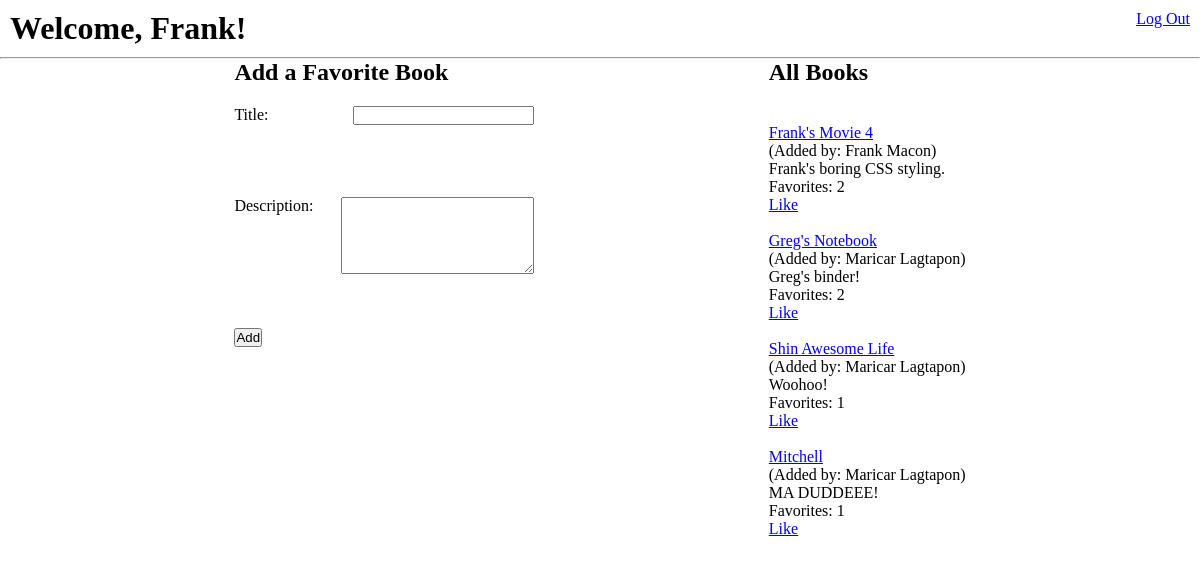
Page /books (signed in) on the committed database.
### favbook_app/models.py (models this page shows, shortened)
class User(models.Model):
    first_name = models.CharField(max_length=255)
    last_name = models.CharField(max_length=255)
    email = models.CharField(max_length=255)
    password = models.CharField(max_length=255)
    confirm = models.CharField(max_length=255)
    created_at = models.DateTimeField(auto_now_add=True)
    updated_at = models.DateTimeField(auto_now_add=True)
    objects = UserManager()

class Book(models.Model):
    title = models.CharField(max_length=255)
    desc = models.TextField(max_length=255)
    uploaded_by = models.ForeignKey(User, related_name="books_uploaded", on_delete = models.CASCADE)
    likes = models.ManyToManyField(User, related_name="liked_by")
    created_at = models.DateTimeField(auto_now_add=True)
    updated_at = models.DateTimeField(auto_now_add=True)
    objects = BookManager()

### favbook_app/views.py (the view)
# urls.py: path('books', views.books),
def books(request):
    context = {
        'allbook': Book.objects.all(),
        'name': request.session['first_name'],
        'id': request.session['user_id']
    }
    return render(request, 'books.html', context)

### favbook_app/templates/books.html (shortened to what this page needs)
<!DOCTYPE html>
<html lang="en">
<head>
    {% load static %}
    <link rel="stylesheet" href="{% static 'style.css' %}">
</head>
<body>
    <div id="wrapper">
        <div id="header">
            <h1>Welcome, {{ name }}!</h1>
            <a href="/logout">Log Out</a>
        </div>
        <hr>
        <div id="main">
            <div class="box">
                <h2>Add a Favorite Book</h2>
                <form action="/addbook" method="POST">
                    <div class="spaces">Title: <input type="text" name="title"></div><br><br>
                    <br><br>
                    <div class="spaces">Description: <textarea id="comment" name="desc" rows="5" cols="22"></textarea></div><br>
                    <br><br>
                    <input type="submit" id="done" value="Add">
                </form>
            </div>
            <div class="box">
                <h2>All Books</h2><br>
                {% for book in allbook %}
                    <a href="/books/{{book.id}}">{{ book.title }}</a><br>
                    (Added by: {{ book.uploaded_by.first_name }} {{ book.uploaded_by.last_name }})<br>
                    {{ book.desc }}<br>
                    {% if book.likes.count > 0 %}
                        <p>Favorites: {{ book.likes.count }}</p>
                    {% endif %}
                    <a href="/fav/{{book.id}}/{{book.uploaded_by.id}}">Like</a>
                    <br><br>
                {% endfor %}
                <br>
            </div>
        </div>
    </div>
</body>
</html>

### favbook_app/static/style.css (style rules this page uses)
* { padding: 0px; margin: 0px; }
#header { display: flex; justify-content: space-between; padding: 10px; }
h2 { margin-bottom: 20px; }
#main { display: flex; justify-content: space-evenly; }
form { width: 300px; }
.spaces { display: flex; justify-content: space-between; }

### rows in the picture
User: first_name "Frank"
Book: title "Frank's Movie 4", uploaded_by.first_name "Frank", uploaded_by.last_name "Macon", desc "Frank's boring CSS styling.", likes.count "2"
Book: title "Greg's Notebook", uploaded_by.first_name "Maricar", uploaded_by.last_name "Lagtapon", desc "Greg's binder!", likes.count "2"
Book: title "Shin Awesome Life", uploaded_by.first_name "Maricar", uploaded_by.last_name "Lagtapon", desc "Woohoo!", likes.count "1"
Book: title "Mitchell", uploaded_by.first_name "Maricar", uploaded_by.last_name "Lagtapon", desc "MA DUDDEEE!", likes.count "1"
